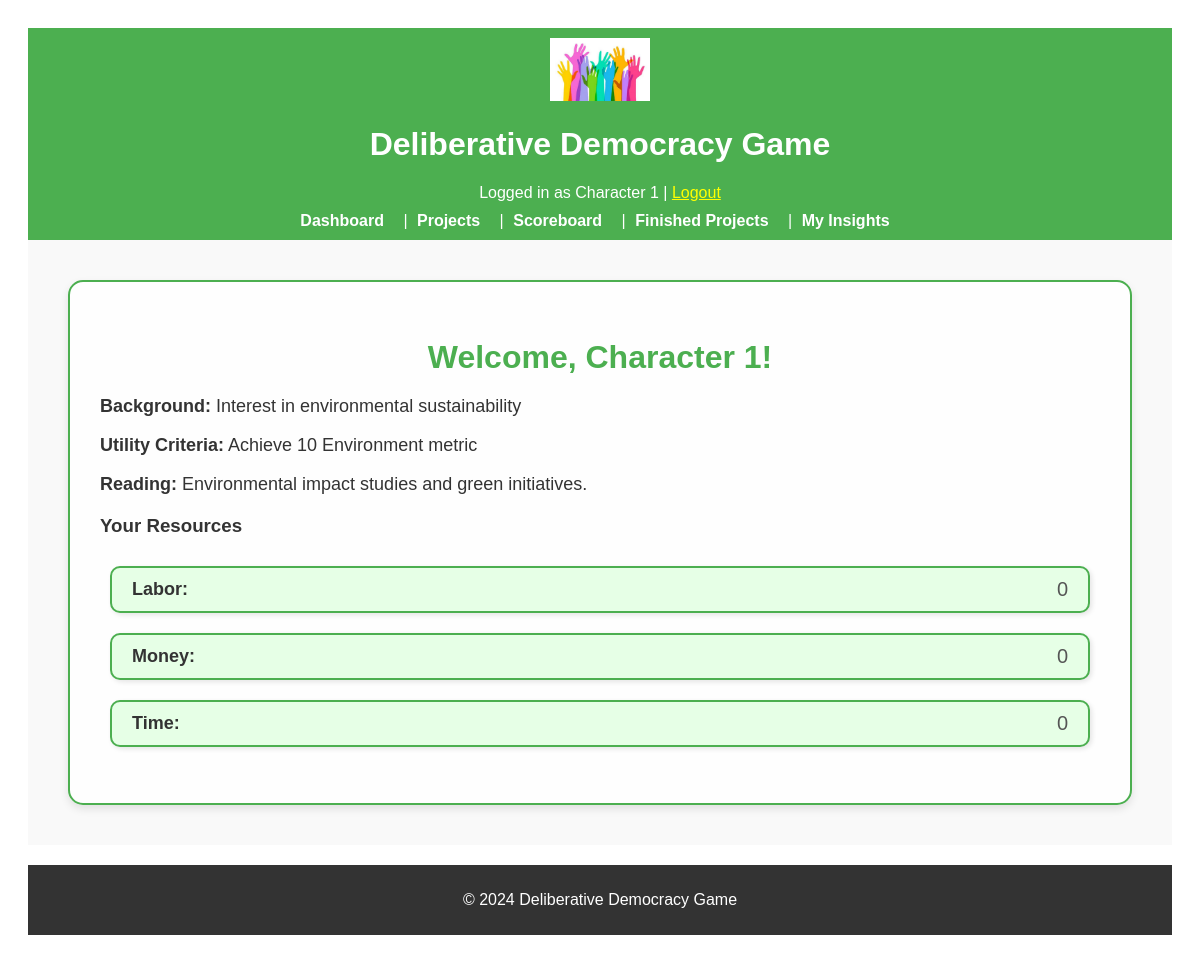
The page /dashboard (signed in) on the database as committed earlier.
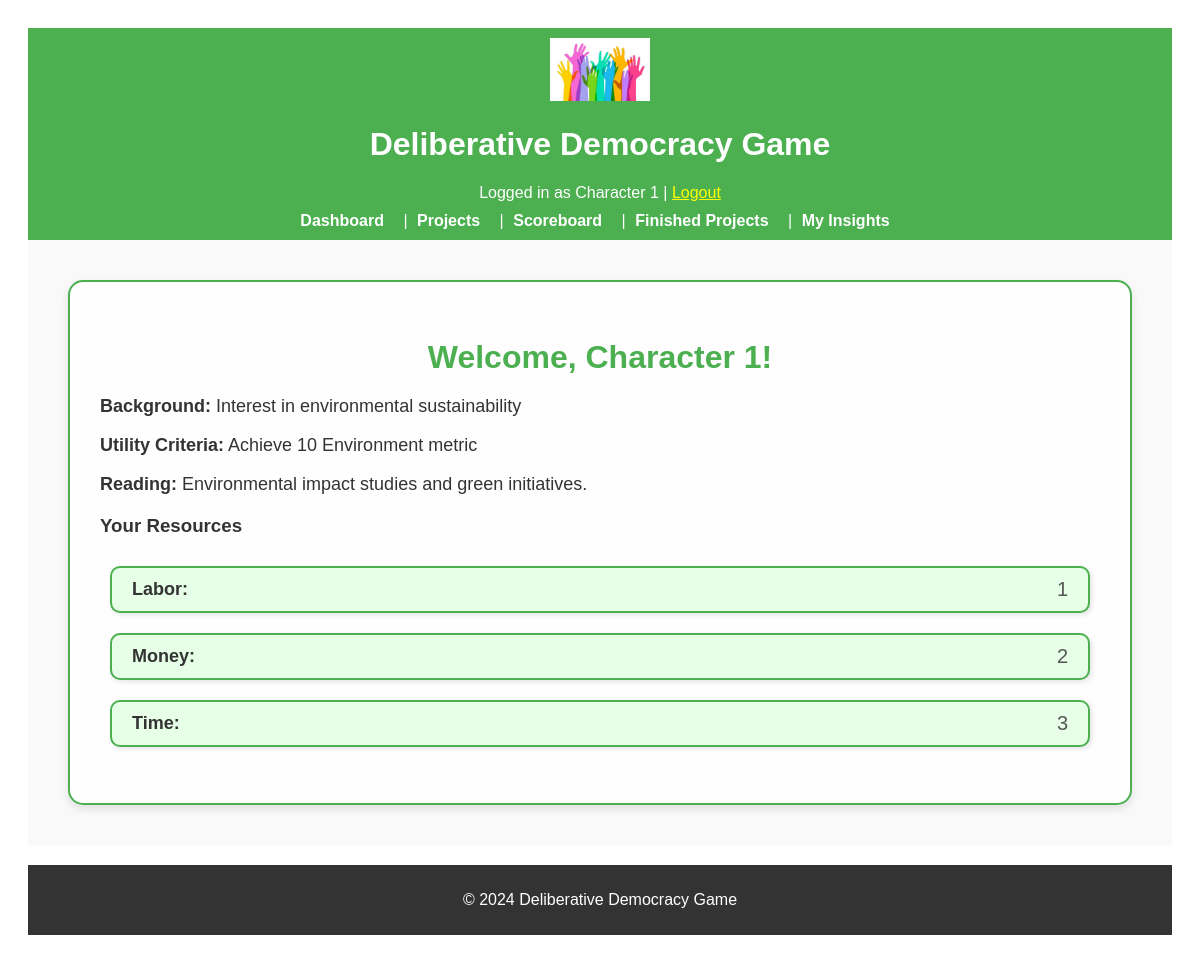
The same page on the database as committed later.
### app/models.py (models this page shows, shortened)
class Resource(db.Model):
    __tablename__ = "resources"
    id = db.Column(db.Integer, primary_key=True)
    type = db.Column(db.String(64), nullable=False)  # 'Time', 'Money', 'Labor'
    amount = db.Column(db.Integer, default=0, nullable=False)
    user_id = db.Column(db.Integer, db.ForeignKey("users.id"), nullable=False)

### app/routes.py (the view)
@main.route("/dashboard")
@login_required
def dashboard():
    user = User.query.get(current_user.id)
    return render_template("dashboard.html", user=user)

### app/routes.py (called while the page is built)
@login_manager.user_loader
def load_user(user_id):
    return User.query.get(int(user_id))

### app/templates/dashboard.html (shortened to what this page needs)
{% extends "base.html" %}
{% block content %}
<div class="dashboard-container">
    <h2 class="dashboard-header">Welcome, {{ user.character_name }}!</h2>
    <div class="section">
        <p class="dashboard-info"><strong>Background:</strong> {{ user.interests }}</p>
        <p class="dashboard-info"><strong>Utility Criteria:</strong> {{ user.utility_criteria }}</p>
        <p class="dashboard-info"><strong>Reading:</strong> {{ user.reading }}</p>
    </div>
    <div class="resource-section">
        <h3>Your Resources</h3>
        <ul class="resource-list">
            {% for resource in user.resources %}
            <li class="resource-item">
                <span class="resource-type">{{ resource.type }}:</span>
                <span class="resource-amount">{{ resource.amount }}</span>
            </li>
            {% endfor %}
        </ul>
    </div>
</div>
{% endblock %}

Rows that differ between the two databases and show on the page:
changed Resource "Labor": amount "0" → "1"
changed Resource "Money": amount "0" → "2"
changed Resource "Time": amount "0" → "3"
